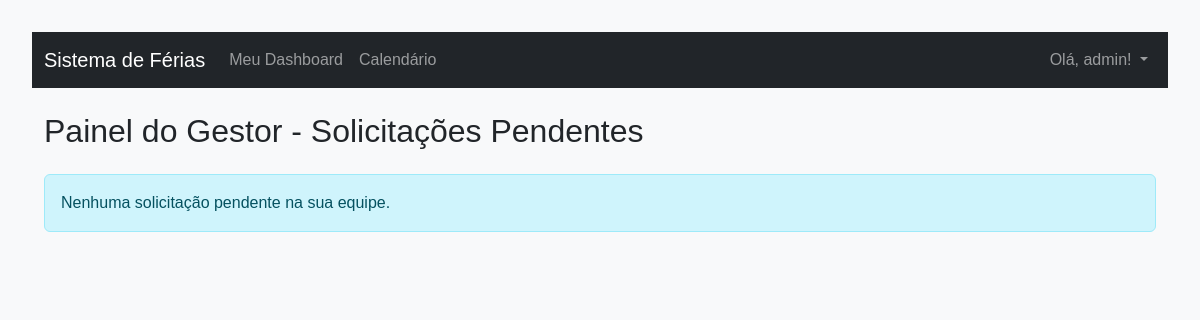
/gestao/ (signed in), run on an earlier commit of the app's database.
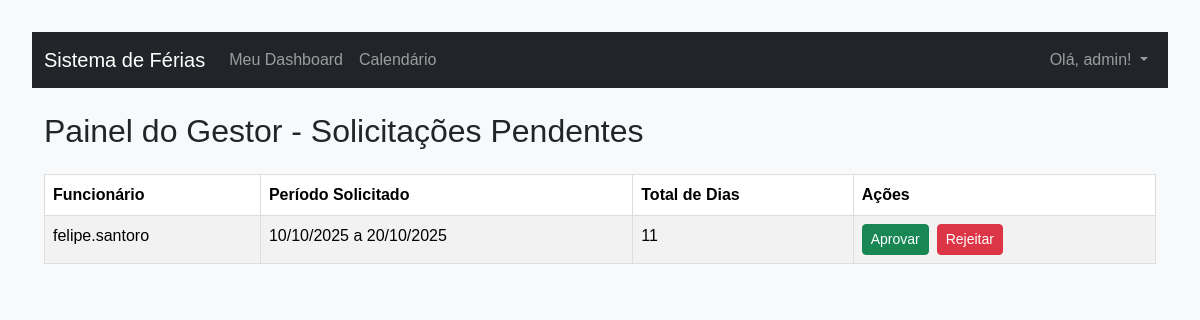
And on a later commit of the database.
### ferias/models.py (models this page shows, shortened)
class SolicitacaoFerias(models.Model):
    STATUS_CHOICES = (
        ('pendente', 'Pendente'),
        ('aprovado', 'Aprovado'),
        ('rejeitado', 'Rejeitado'),
    )
    solicitante = models.ForeignKey(User, on_delete=models.CASCADE, related_name='solicitacoes')
    data_inicio = models.DateField()
    data_fim = models.DateField()
    data_solicitacao = models.DateTimeField(auto_now_add=True)
    status = models.CharField(max_length=10, choices=STATUS_CHOICES, default='pendente')
    aprovador = models.ForeignKey(User, null=True, blank=True, on_delete=models.SET_NULL, related_name='solicitacoes_aprovadas')
    data_aprovacao = models.DateTimeField(null=True, blank=True)
    motivo_rejeicao = models.TextField(blank=True, null=True)
    dias_deduzidos = models.BooleanField(default=False)
    periodo_aquisitivo = models.ForeignKey(PeriodoAquisitivo, on_delete=models.PROTECT, related_name='solicitacoes_feitas')
    @property
    def total_dias(self):
        if self.data_inicio and self.data_fim:
            return (self.data_fim - self.data_inicio).days + 1
        return 0

### ferias/views.py (the view)
# urls.py: path('gestao/', views.dashboard_gestor, name='dashboard_gestor'),
@login_required
def dashboard_gestor(request):
    if not Funcionario.objects.filter(gestor__user=request.user).exists():
        return redirect('ferias:dashboard')
    equipe_qs = Funcionario.objects.filter(gestor__user=request.user)
    membros_da_equipe = [f.user for f in equipe_qs]
    solicitacoes_pendentes = SolicitacaoFerias.objects.filter(
        solicitante__in=membros_da_equipe,
        status='pendente'
    ).order_by('data_inicio')
    context = {
        'solicitacoes_pendentes': solicitacoes_pendentes,
    }
    return render(request, 'ferias/dashboard_gestor.html', context)

### ferias/templates/ferias/dashboard_gestor.html (shortened to what this page needs)
{% extends 'base.html' %}
{% block content %}
    <h2 class="mb-4">Painel do Gestor - Solicitações Pendentes</h2>
    {% if solicitacoes_pendentes %}
        <div class="table-responsive">
            <table class="table table-striped table-hover {% if request.session.tema_preferido == 'dark' %}table-dark{% endif %}">
                <thead>
                    <tr>
                        <th>Funcionário</th>
                        <th>Período Solicitado</th>
                        <th>Total de Dias</th>
                        <th>Ações</th>
                    </tr>
                </thead>
                <tbody>
                    {% for s in solicitacoes_pendentes %}
                    <tr>
                        <td>{{ s.solicitante.get_full_name|default:s.solicitante.username }}</td>
                        <td>{{ s.data_inicio|date:"d/m/Y" }} a {{ s.data_fim|date:"d/m/Y" }}</td>
                        <td>{{ s.total_dias }}</td>
                        <td>
                            <div class="d-flex gap-2">
                                <form action="{% url 'ferias:aprovar_solicitacao' s.pk %}" method="post" class="d-inline">
                                    <button type="submit" class="btn btn-success btn-sm">Aprovar</button>
                                </form>
                                <button type="button" class="btn btn-danger btn-sm" data-bs-toggle="modal" data-bs-target="#rejeitarModal-{{ s.pk }}">
                                    Rejeitar
                                </button>
                            </div>
                        </td>
                    </tr>
                    {% endfor %}
                </tbody>
            </table>
        </div>
    {% else %}
        <div class="alert alert-info">Nenhuma solicitação pendente na sua equipe.</div>
    {% endif %}
{% endblock %}

What changed in the data, as far as the page shows it:
added SolicitacaoFerias: solicitante.get_full_name "felipe.santoro", data_inicio "10/10/2025", data_fim "20/10/2025", total_dias "11"
Also different on the page:
text no longer shown: "Nenhuma solicitação pendente na sua equipe."
text now shown: "Funcionário Período Solicitado Total de Dias Ações"
